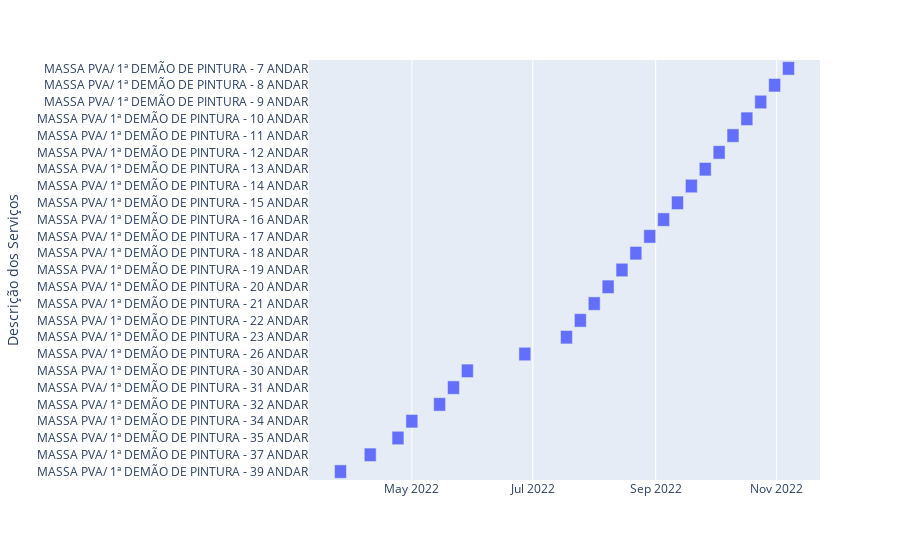

The notebook cell this image was saved under:
### Code cell
fig = px.timeline(lista_ativ[41].sort_values(by='Andar'), x_start="Início", x_end="Fim", y="Descrição dos Serviços")
fig.update_yaxes(autorange="reversed") # otherwise tasks are listed from the bottom up
fig.show()

### Figure 1 — Plotly figure (JSON) as saved in the notebook; plotly's stock layout.template omitted (floating-point values rounded to 4 significant figures)
{"data": [{"alignmentgroup": "True", "base": ["2022-11-04T00:00:00", "2022-10-28T00:00:00", "2022-10-21T00:00:00", "2022-10-14T00:00:00", "2022-10-07T00:00:00", "2022-09-30T00:00:00", "2022-09-23T00:00:00", "2022-09-16T00:00:00", "2022-09-09T00:00:00", "2022-09-02T00:00:00", "2022-08-26T00:00:00", "2022-08-19T00:00:00", "2022-08-12T00:00:00", "2022-08-05T00:00:00", "2022-07-29T00:00:00", "2022-07-22T00:00:00", "2022-07-15T00:00:00", "2022-06-24T00:00:00", "2022-05-26T00:00:00", "2022-05-19T00:00:00", "2022-05-12T00:00:00", "2022-04-28T00:00:00", "2022-04-21T00:00:00", "2022-04-07T00:00:00", "2022-03-23T00:00:00"], "hovertemplate": "Início=%{base}<br>Fim=%{x}<br>Descrição dos Serviços=%{y}<extra></extra>", "legendgroup": "", "marker": {"color": "#636efa", "pattern": {"shape": ""}}, "name": "", "offsetgroup": "", "orientation": "h", "showlegend": false, "textposition": "auto", "type": "bar", "x": [518400000, 518400000, 518400000, 518400000, 518400000, 518400000, 518400000, 518400000, 518400000, 518400000, 518400000, 518400000, 518400000, 518400000, 518400000, 518400000, 518400000, 518400000, 518400000, 518400000, 518400000, 518400000, 518400000, 518400000, 518400000], "xaxis": "x", "y": ["MASSA PVA/ 1ª DEMÃO DE PINTURA - 7 ANDAR", "MASSA PVA/ 1ª DEMÃO DE PINTURA - 8 ANDAR", "MASSA PVA/ 1ª DEMÃO DE PINTURA - 9 ANDAR", "MASSA PVA/ 1ª DEMÃO DE PINTURA - 10 ANDAR", "MASSA PVA/ 1ª DEMÃO DE PINTURA - 11 ANDAR", "MASSA PVA/ 1ª DEMÃO DE PINTURA - 12 ANDAR", "MASSA PVA/ 1ª DEMÃO DE PINTURA - 13 ANDAR", "MASSA PVA/ 1ª DEMÃO DE PINTURA - 14 ANDAR", "MASSA PVA/ 1ª DEMÃO DE PINTURA - 15 ANDAR", "MASSA PVA/ 1ª DEMÃO DE PINTURA - 16 ANDAR", "MASSA PVA/ 1ª DEMÃO DE PINTURA - 17 ANDAR", "MASSA PVA/ 1ª DEMÃO DE PINTURA - 18 ANDAR", "MASSA PVA/ 1ª DEMÃO DE PINTURA - 19 ANDAR", "MASSA PVA/ 1ª DEMÃO DE PINTURA - 20 ANDAR", "MASSA PVA/ 1ª DEMÃO DE PINTURA - 21 ANDAR", "MASSA PVA/ 1ª DEMÃO DE PINTURA - 22 ANDAR", "MASSA PVA/ 1ª DEMÃO DE PINTURA - 23 ANDAR", "MASSA PVA/ 1ª DEMÃO DE PINTURA - 26 ANDAR", "MASSA PVA/ 1ª DEMÃO DE PINTURA - 30 ANDAR", "MASSA PVA/ 1ª DEMÃO DE PINTURA - 31 ANDAR", "MASSA PVA/ 1ª DEMÃO DE PINTURA - 32 ANDAR", "MASSA PVA/ 1ª DEMÃO DE PINTURA - 34 ANDAR", "MASSA PVA/ 1ª DEMÃO DE PINTURA - 35 ANDAR", "MASSA PVA/ 1ª DEMÃO DE PINTURA - 37 ANDAR", "MASSA PVA/ 1ª DEMÃO DE PINTURA - 39 ANDAR"], "yaxis": "y"}], "layout": {"barmode": "overlay", "legend": {"tracegroupgap": 0}, "margin": {"t": 60}, "xaxis": {"anchor": "y", "domain": [0, 1], "type": "date"}, "yaxis": {"anchor": "x", "autorange": "reversed", "domain": [0, 1], "title": {"text": "Descrição dos Serviços"}}}}
